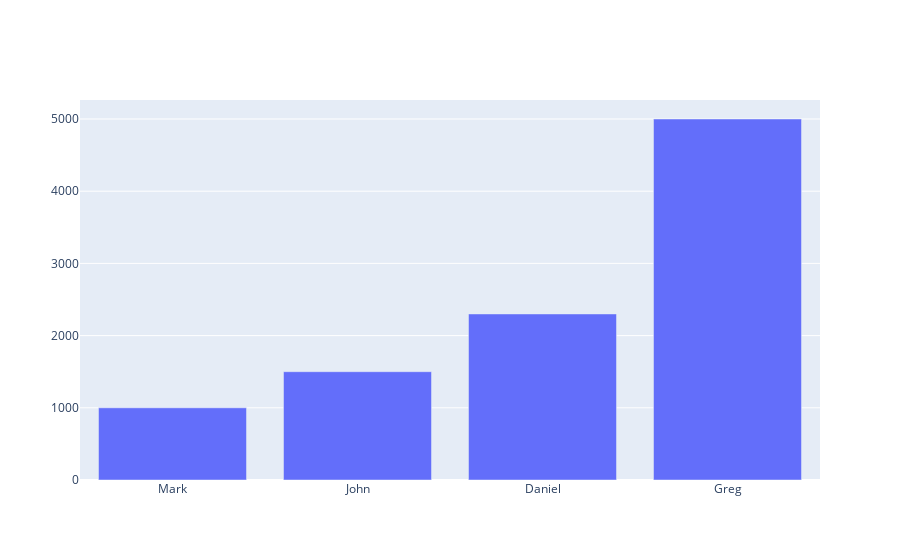

Write notebook code for a chart like this one.
### Code cell
import plotly.graph_objs as go
salary = [1000,1500,2300,5000]
employee = ('Mark', 'John' , 'Daniel', 'Greg')
data = [go.Bar(
   x = employee,
   y = salary
)]
fig = go.Figure(data=data)
fig.show()

### Figure 1 — Plotly figure (JSON) as saved in the notebook; plotly's stock layout.template omitted (floating-point values rounded to 4 significant figures)
{"data": [{"type": "bar", "x": ["Mark", "John", "Daniel", "Greg"], "y": [1000, 1500, 2300, 5000]}], "layout": {"autosize": true, "xaxis": {"autorange": true, "range": [-0.5, 3.5], "type": "category"}, "yaxis": {"autorange": true, "range": [0, 5263.0], "type": "linear"}}}
